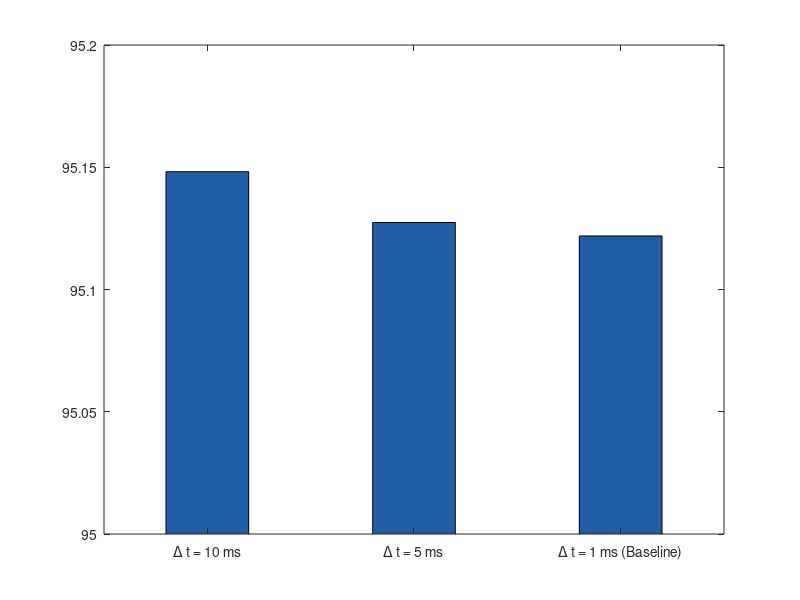

Here is the MATLAB script that generated this plot: (Note: this script raises an error after producing the figure.)
%% ========================================================================
%  VISUALIZATION MODULE: GENERATE SUPPLEMENTARY GRAPHICS (Step Refinement)
%  ========================================================================
%  Tracks the step-size convergence analysis showing error independence.
function generate_supplementary_figures()
    clear; clc; close all;
    fprintf('Generating Supplementary Figure S4: Time-Step Refinement...\n');

    output_dir = 'figures_output';
    if ~exist(output_dir, 'dir'), mkdir(output_dir); end

    computed_maps = [95.1482, 95.1274, 95.1219];
    
    figure('Color', [1 1 1], 'Position', [250, 250, 550, 420]);
    b = bar(computed_maps, 0.4, 'FaceColor', '#225ea8', 'EdgeColor', 'k');
    
    set(gca, 'XTickLabel', {'\Delta t = 10 ms', '\Delta t = 5 ms', '\Delta t = 1 ms (Baseline)'});
    ylim([95.0 95.2]);
    yline(95.1219, 'r:', 'LineWidth', 1.5);
    
    title('Supplementary Figure S4A: Discretization Invariance Check', 'FontSize', 11);
    ylabel('Calculated Mean Arterial Pressure (mmHg)');
    grid on; grid minor;

    saveas(gcf, fullfile(output_dir, 'Supplementary_Figure_S4_Refinement.png'));
    close(gcf);
    fprintf('  -> Supplementary Figure S4 saved successfully.\n');
end
